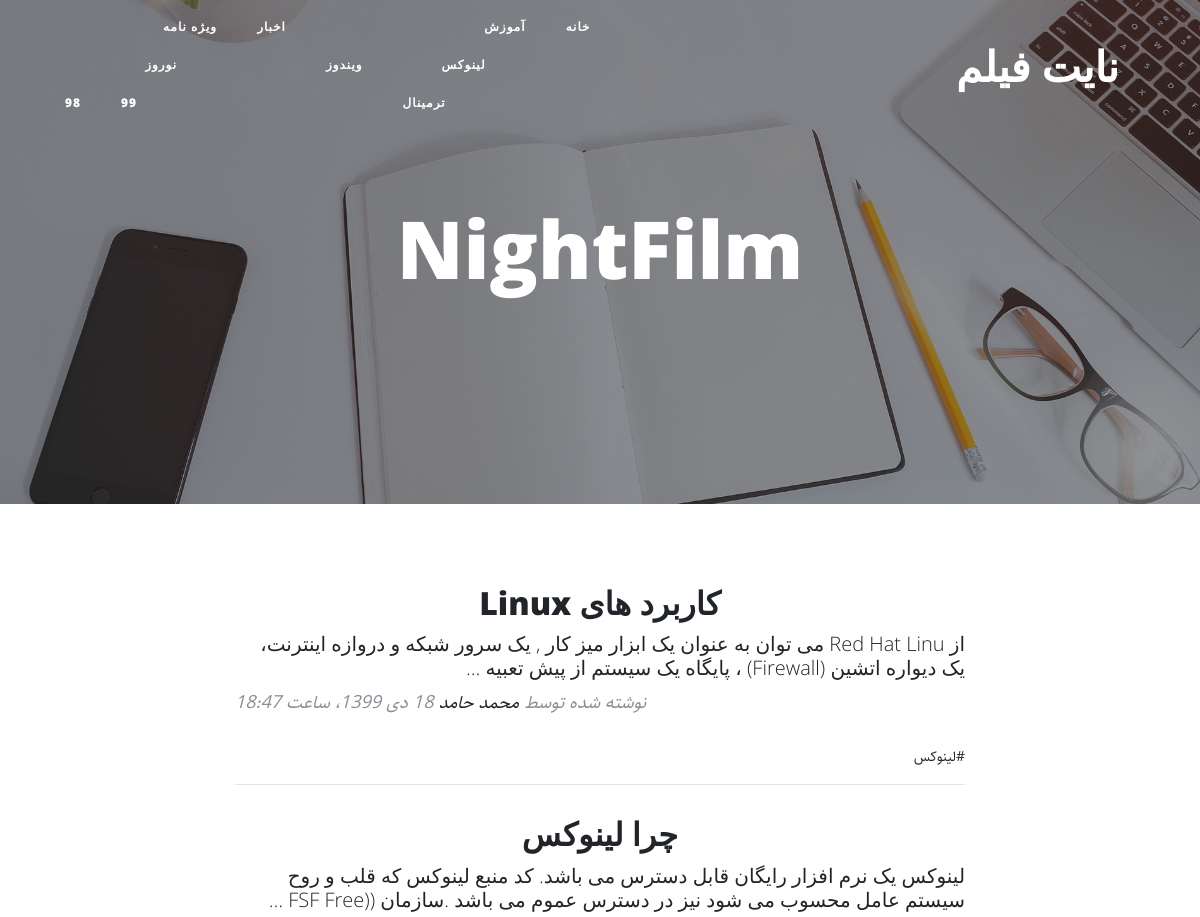
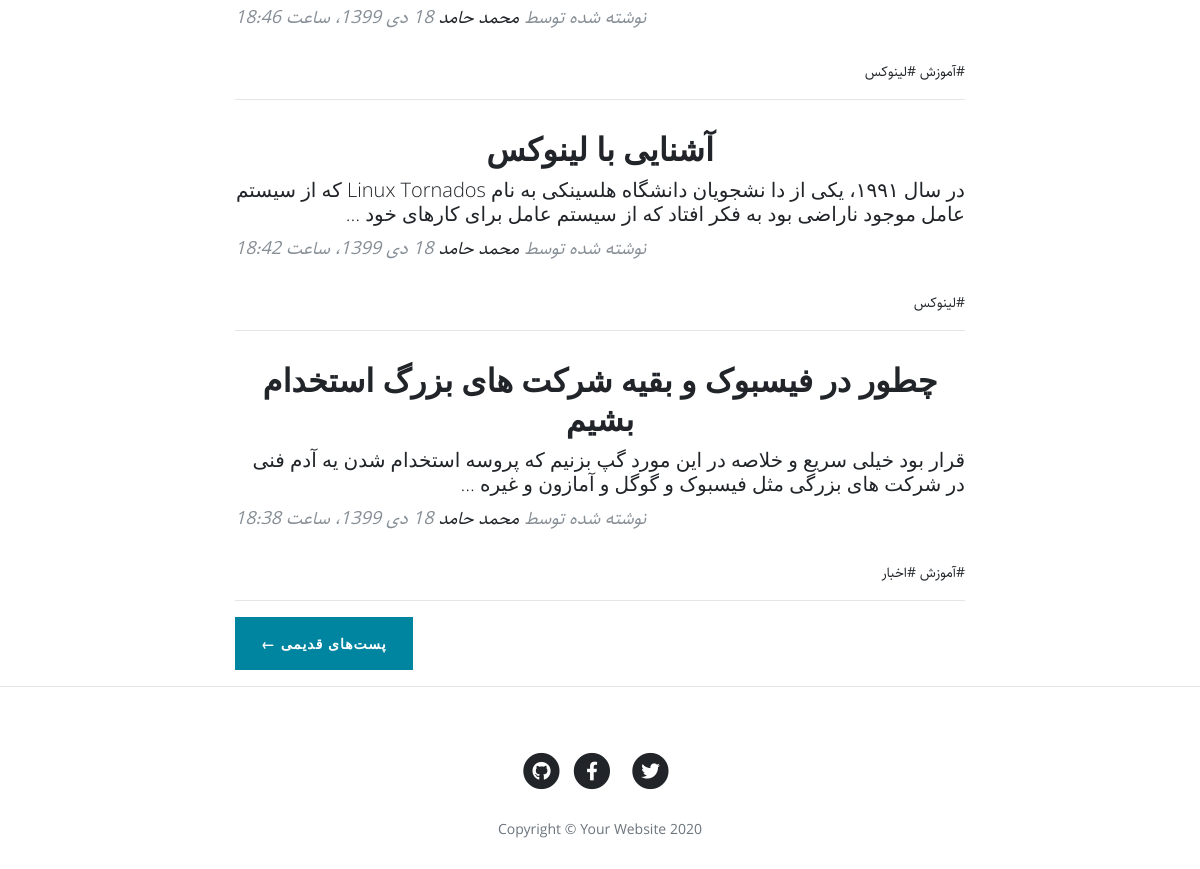
The page / on the database its author committed (2 pictures, top to bottom).
### blog/models.py (models this page shows, shortened)
class Category(models.Model):
    parent = models.ForeignKey('self', default=None, null=True, blank=True, on_delete=models.SET_NULL, related_name='children', verbose_name="زیر‌دسته")
    title = models.CharField(max_length=300, verbose_name="عنوان دسته‌بندی")
    slug = models.SlugField(max_length=100, unique=True, verbose_name="آدرس دسته‌بندی")
    status = models.BooleanField(default=True, verbose_name="آیا نمایش داده شود؟")
    position = models.IntegerField(verbose_name="پوزیشن")
    class Meta:
        verbose_name = "دسته‌بندی"
        verbose_name_plural = "دسته‌بندی‌ها"
        ordering = ['parent__id', 'position']
    objects = CategoryManager()

class Article(models.Model):
    STATUS_CHOICES = (
        ('d', 'پیش نویس'),
        ('p', 'منتشرشده')
    )
    author = models.ForeignKey(User, null=True, on_delete=models.SET_NULL, related_name="articles", verbose_name="نویسنده")
    title = models.CharField(max_length=300, verbose_name="عنوان مقاله")
    slug = models.SlugField(max_length=100, unique=True, verbose_name="آدرس مقاله")
    category = models.ManyToManyField(Category, verbose_name="دسته‌بندی", related_name="articles")
    description = models.TextField()
    thumbail = models.ImageField(upload_to="images", verbose_name="تصویر مقاله")
    publish = models.DateTimeField(default=timezone.now, verbose_name="زمان انتشار")
    created = models.DateTimeField(auto_now_add=True)
    updated = models.DateTimeField(auto_now=True)
    status = models.CharField(max_length=1, choices=STATUS_CHOICES, verbose_name="وضعیت")
    class Meta:
        verbose_name = "مقاله"
        verbose_name_plural = "مقالات"
        ordering = ['-publish']
    def jpublish(self):
        return jalali_converter(self.publish)
    jpublish.short_description = "زمان انتشار"
    objects = ArticleManager()

### blog/views.py (the view)
# urls.py: path('', ArticleList.as_view(), name="home"),
class ArticleList(ListView):
    queryset = Article.objects.published()
    context_object_name = "articles"
    paginate_by = 4
    template_name = "blog/home.html"

### blog/models.py (called while the page is built)
    def active(self):
        return self.filter(status=True)

### blog/templatetags/base_tags.py (called while the page is built)
@register.simple_tag
def title():
    return "نایت فیلم"

@register.inclusion_tag("blog/partials/category_navbar.html")
def category_navbar():
    return {
        "category": Category.objects.filter(status=True)
    }

### extensions/jalali.py (called while the page is built)
    def persian_tuple(self):
        return self.persian_year, self.persian_month, self.persian_day

### extensions/utils.py (called while the page is built)
def jalali_converter(time):
    jmonth = ["فروردین", "اردیبهشت", "خرداد", "تیر", "مرداد", "شهریور", "مهر", "آبان", "آذر", "دی", "بهمن", "اسفند"]
    time = timezone.localtime(time)
    time_to_str = "{},{},{}".format(time.year, time.month, time.day)
    time_to_tuple = jalali.Gregorian(time_to_str).persian_tuple()
    time_to_list = list(time_to_tuple)
    for index, month in enumerate(jmonth):
        if time_to_list[1] == index + 1:
            time_to_list[1] = month
            break
    output = "{} {} {}، ساعت {}:{}".format(
        time_to_list[2],
        time_to_list[1],
        time_to_list[0],
        time.hour,
        time.minute
    )
    return output

### blog/templates/blog/home.html (shortened to what this page needs)
{% extends 'blog/list.html' %}
{% block next_page_url %}
    {% url 'blog:home' page_obj.next_page_number %}
{% endblock %}

### blog/templates/blog/list.html (shortened to what this page needs)
{% extends 'blog/base.html' %}
{% load static %}
{% block main %}
  <header class="masthead" style="background-image: url('{% static "blog/img/home-bg.jpg" %}')">
    <div class="overlay"></div>
    <div class="container">
      <div class="row">
        <div class="col-lg-8 col-md-10 mx-auto">
          <div class="site-heading">
            <h1>NightFilm</h1>
          </div>
        </div>
      </div>
    </div>
  </header>
  <div class="container">
    <div class="row">
      <div class="col-lg-8 col-md-10 mx-auto">
        {% for article in object_list %}
        <div class="post-preview">
          <a href="{% url 'blog:detail' article.slug %}">
            <h2 class="post-title">
              {{article.title}}
            </h2>
            <h3 class="post-subtitle">
              {{article.description | truncatewords:30}}
            </h3>
          </a>
          <p class="post-meta">نوشته شده توسط
            <a href="{% url 'blog:author' article.author %}">{{article.author.get_full_name}}</a>
            {{article.jpublish}}</p>
          <div>
            {% for cat in article.category.active %}
              <a href="{% url 'blog:category' cat.slug %}">#{{cat.title}}</a>
            {% endfor %}
          </div>
        </div>
        <hr>
        {% endfor %}
        <div class="clearfix pager-botton">
          {% if is_paginated %}
            <div class="clearfix pager-botton">
                {% if page_obj.has_next %}
                    <a class="btn btn-primary float-right" href="{% block next_page_url %}{% endblock %}"> پست‌های قدیمی &larr;</a>
                {% endif %}
            </div>
          {% endif %}
        </div>
      </div>
    </div>
  </div>
{% endblock %}

### blog/templates/blog/partials/category_navbar.html
<div class="collapse navbar-collapse nav" id="navbarResponsive">
    <ul class="navbar-nav ml-auto">
        <li class="nav-item">
            <a class="nav-link" href="{% url 'blog:home' %}">خانه</a>
        </li>
        {% for cat in category %}
            {% if cat.parent == None %}
                <li class="nav-item">
                  <a class="nav-link" href="{% url 'blog:category' cat.slug %}">{{cat.title}}</a>
                  {% if cat.children.active %}
                    {% include 'blog/partials/category_loop.html' %}
                  {% endif %}
                </li>
            {% endif %}
        {% endfor %}
    </ul>
</div>

### blog/templates/blog/partials/category_loop.html
 <ul class="navbar-nav ml-auto">
     {% for cat in cat.children.active %}
        <li class="nav-item">
            <a class="nav-link" href="{% url 'blog:category' cat.slug %}">{{cat.title}}</a>
            {% if cat.children.active %}
                {% include 'blog/partials/category_loop.html' %}
            {% endif %}
        </li>
     {% endfor %}
 </ul>

### static/blog/css/rtl.css (style rules this page uses)
body { direction: rtl; text-align: right; font-size: 14px; font-family: 'sahel'; }
.navbar-nav { margin-left: initial !important; margin-right: auto; }
.post-meta { text-align: left; }
.post-preview > a > .post-title { font-size: 32px; }
.post-title { text-align: center; font-size: 32px; }
.pager-botton { float: left !important; }
.post-subtitle { font-size: 20px; }

### rows shown on the page
Category: title "آموزش"
Category: title "لینوکس"
Category: title "ترمینال"
Category: title "ویندوز"
Category: title "اخبار"
Category: title "ویژه‌ نامه"
Category: title "نوروز"
Category: title "99"
Category: title "98"
Article: title "کاربرد های Linux", description "از Red Hat Linu می توان به عنوان یک ابزار میز کار , یک سرور شبکه و دروازه اینترنت، یک دیواره اتشین (Firewall) ، پایگاه یک سیستم از پیش تعبیه …", author.get_full_name "محمد حامد", jpublish "18 دی 1399، ساعت 18:47"
Article: title "چرا لینوکس", description "لینوکس یک نرم افزار رایگان قابل دسترس می باشد. کد منبع لینوکس که قلب و روح سیستم عامل محسوب می شود نیز در دسترس عموم می باشد .سازمان ((FSF Free …", author.get_full_name "محمد حامد", jpublish "18 دی 1399، ساعت 18:46"
Article: title "آشنایی با لینوکس", description "در سال ۱۹۹۱، یکی از دا نشجویان دانشگاه هلسینکی به نام Linux Tornados که از سیستم عامل موجود ناراضی بود به فکر افتاد که از سیستم عامل برای کارهای خود …", author.get_full_name "محمد حامد", jpublish "18 دی 1399، ساعت 18:42"
Article: title "چطور در فیسبوک و بقیه شرکت های بزرگ استخدام بشیم", description "قرار بود خیلی سریع و خلاصه در این مورد گپ بزنیم که پروسه استخدام شدن یه آدم فنی در شرکت های بزرگی مثل فیسبوک و گوگل و آمازون و غیره …", author.get_full_name "محمد حامد", jpublish "18 دی 1399، ساعت 18:38"
